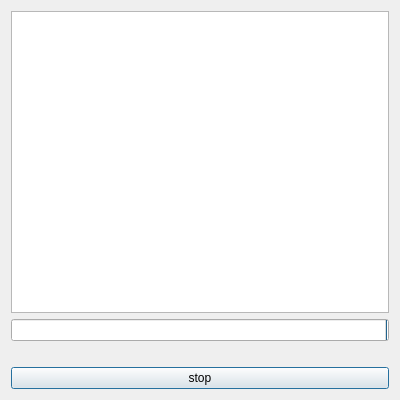
<?xml version="1.0" encoding="UTF-8"?>
<ui version="4.0">
 <class>DownloadControl</class>
 <widget class="QDialog" name="DownloadControl">
  <property name="geometry">
   <rect>
    <x>0</x>
    <y>0</y>
    <width>400</width>
    <height>400</height>
   </rect>
  </property>
  <property name="minimumSize">
   <size>
    <width>400</width>
    <height>400</height>
   </size>
  </property>
  <property name="maximumSize">
   <size>
    <width>400</width>
    <height>400</height>
   </size>
  </property>
  <property name="windowTitle">
   <string>Dialog</string>
  </property>
  <layout class="QGridLayout" name="gridLayout">
   <item row="0" column="0">
    <widget class="QListWidget" name="listWidget"/>
   </item>
   <item row="1" column="0">
    <layout class="QHBoxLayout" name="horizontalLayout">
     <item>
      <widget class="QProgressBar" name="progressBar">
       <property name="layoutDirection">
        <enum>Qt::RightToLeft</enum>
       </property>
       <property name="maximum">
        <number>100</number>
       </property>
       <property name="value">
        <number>0</number>
       </property>
      </widget>
     </item>
    </layout>
   </item>
   <item row="3" column="0">
    <widget class="QPushButton" name="pushButton">
     <property name="text">
      <string>stop</string>
     </property>
    </widget>
   </item>
   <item row="2" column="0">
    <widget class="QLabel" name="label_current">
     <property name="text">
      <string/>
     </property>
    </widget>
   </item>
  </layout>
 </widget>
 <resources/>
 <connections/>
</ui>
